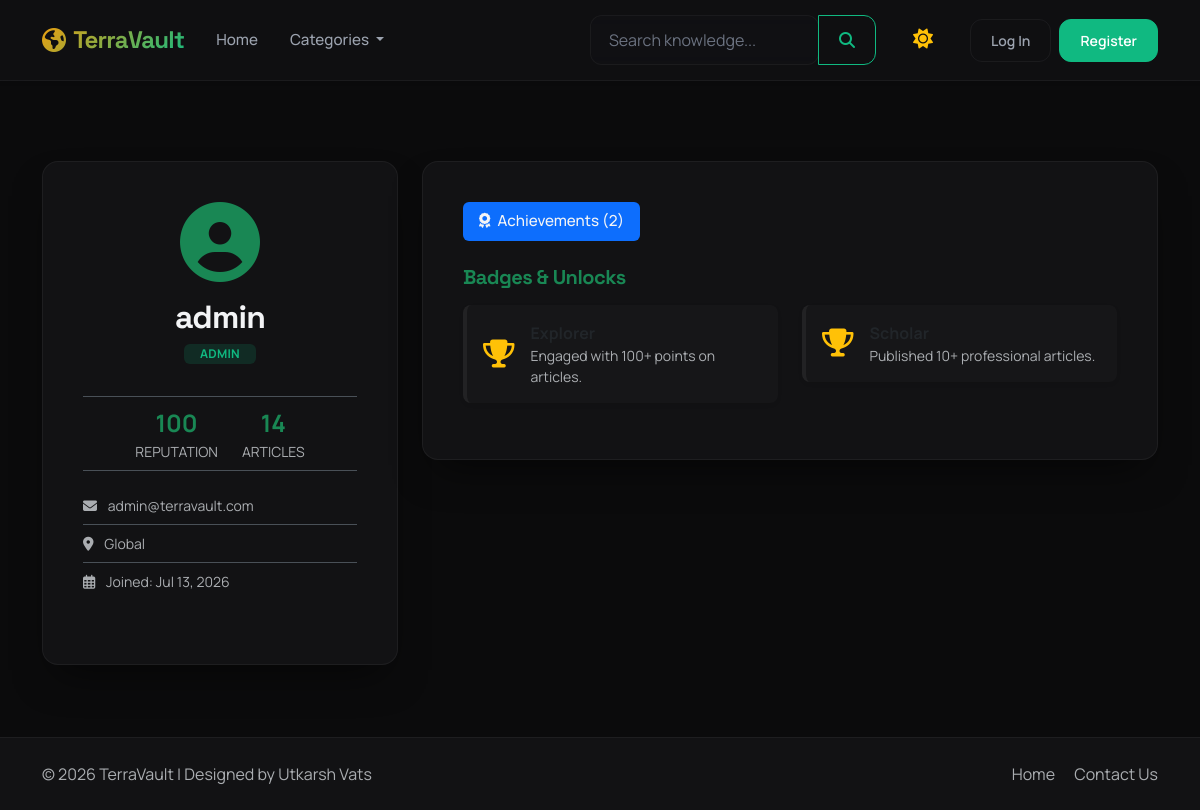
The app's page /auth/profile/admin with its own data.
### app/models/user.py (models this page shows, shortened)
class User(db.Model, UserMixin):
    __tablename__ = 'users'
    id = db.Column(db.Integer, primary_key=True)
    username = db.Column(db.String(80), unique=True, nullable=False, index=True)
    email = db.Column(db.String(120), unique=True, nullable=False, index=True)
    password_hash = db.Column(db.String(255), nullable=False)
    role_id = db.Column(db.Integer, db.ForeignKey('roles.id'), nullable=False)
    is_verified = db.Column(db.Boolean, default=False)
    reputation = db.Column(db.Integer, default=0)
    created_at = db.Column(db.DateTime, default=datetime.utcnow)
    profile = db.relationship('Profile', backref='user', uselist=False, cascade="all, delete-orphan")
    articles = db.relationship('Article', backref='author', lazy=True)
    versions = db.relationship('ArticleVersion', backref='editor', lazy=True)
    bookmarks = db.relationship('Bookmark', backref='user', cascade="all, delete-orphan", lazy=True)
    reading_history = db.relationship('ReadingHistory', backref='user', cascade="all, delete-orphan", lazy=True)
    drafts = db.relationship('Draft', backref='author', cascade="all, delete-orphan", lazy=True)

class Role(db.Model):
    __tablename__ = 'roles'
    id = db.Column(db.Integer, primary_key=True)
    name = db.Column(db.String(50), unique=True, nullable=False)
    description = db.Column(db.String(255))
    users = db.relationship('User', backref='role', lazy=True)

class Profile(db.Model):
    __tablename__ = 'profiles'
    id = db.Column(db.Integer, primary_key=True)
    user_id = db.Column(db.Integer, db.ForeignKey('users.id', ondelete='CASCADE'), nullable=False, unique=True)
    avatar = db.Column(db.String(255), default='default_avatar.jpg')
    bio = db.Column(db.Text)
    location = db.Column(db.String(100))
    website = db.Column(db.String(255))
    joined_at = db.Column(db.DateTime, default=datetime.utcnow)

### app/blueprints/auth/routes.py (the view)
@auth_bp.route('/profile/<username>')
def profile(username):
    user = User.query.filter_by(username=username).first_or_404()
    bookmarks = []
    history = []
    if current_user.is_authenticated and current_user.id == user.id:
        bookmarks = WikiService.get_user_bookmarks(user.id)
        history = WikiService.get_reading_history(user.id)
    achievements = []
    if user.reputation >= 1000:
        achievements.append({'name': 'Legend', 'desc': 'Attained 1,000+ reputation points.'})
    if user.reputation >= 100:
        achievements.append({'name': 'Explorer', 'desc': 'Engaged with 100+ points on articles.'})
    if len(user.articles) >= 10:
        achievements.append({'name': 'Scholar', 'desc': 'Published 10+ professional articles.'})
    elif len(user.articles) >= 1:
        achievements.append({'name': 'Contributor', 'desc': 'Published your first encyclopedia article.'})
    return render_template('auth/profile.html', user=user, bookmarks=bookmarks,
                           history=history, achievements=achievements)

### app/__init__.py (called while the page is built)
def register_context_processors(app):
    @app.template_filter('datetimeformat')
    def datetimeformat(value, format='%b %d, %Y'):
        if value is None:
            return ""
        return value.strftime(format)
    from app.models.article import Category
    @app.context_processor
    def inject_categories():
        try:
            categories = Category.query.all()
        except Exception:
            categories = []
        return dict(nav_categories=categories)

### templates/auth/profile.html (shortened to what this page needs)
{% extends "base.html" %}
{% block content %}
<div class="container my-5">
  <div class="row">
    <div class="col-lg-4 mb-4">
      <div class="card shadow-sm border-0 rounded-4 p-4 text-center bg-white">
        <div class="card-body">
          <div class="mb-3">
            <i class="fa-solid fa-circle-user text-success display-1"></i>
          </div>
          <h2 class="fw-bold mb-1">{{ user.username }}</h2>
          <span class="badge bg-success-subtle text-success px-3 py-1 text-uppercase mb-3 fw-bold">{{ user.role.name }}</span>
          <div class="d-flex justify-content-center gap-4 my-3 py-2 border-top border-bottom">
            <div>
              <div class="fw-bold text-success fs-4">{{ user.reputation }}</div>
              <div class="small text-muted text-uppercase">Reputation</div>
            </div>
            <div>
              <div class="fw-bold text-success fs-4">{{ user.articles|length }}</div>
              <div class="small text-muted text-uppercase">Articles</div>
            </div>
          </div>
          <ul class="list-group list-group-flush text-start small mb-4">
            <li class="list-group-item bg-transparent px-0 text-muted"><i class="fa-solid fa-envelope me-2"></i> {{ user.email }}</li>
            {% if user.profile.location %}
              <li class="list-group-item bg-transparent px-0 text-muted"><i class="fa-solid fa-location-dot me-2"></i> {{ user.profile.location }}</li>
            {% endif %}
            <li class="list-group-item bg-transparent px-0 text-muted"><i class="fa-regular fa-calendar-days me-2"></i> Joined: {{ user.profile.joined_at|datetimeformat }}</li>
          </ul>
        </div>
      </div>
    </div>
    <div class="col-lg-8">
      <div class="card shadow-sm border-0 rounded-4 p-4 bg-white">
        <div class="card-body">
          <ul class="nav nav-pills mb-4" id="profileTabs" role="tablist">
            <li class="nav-item" role="presentation">
              <button class="nav-link active btn-sm" id="achievements-tab" data-bs-toggle="pill" data-bs-target="#achievements" type="button" role="tab" aria-controls="achievements" aria-selected="true">
                <i class="fa-solid fa-award me-1"></i> Achievements ({{ achievements|length }})
              </button>
            </li>
          </ul>
          <div class="tab-content" id="profileTabsContent">
            <div class="tab-pane fade show active" id="achievements" role="tabpanel" aria-labelledby="achievements-tab">
              <h3 class="h5 fw-bold mb-3 text-success">Badges & Unlocks</h3>
              <div class="row">
                {% for badge in achievements %}
                  <div class="col-md-6 mb-3">
                    <div class="d-flex align-items-center p-3 bg-light rounded-3 border-start border-warning border-4 shadow-sm">
                      <i class="fa-solid fa-trophy text-warning fs-3 me-3"></i>
                      <div>
                        <div class="fw-bold text-dark">{{ badge.name }}</div>
                        <div class="small text-muted">{{ badge.desc }}</div>
                      </div>
                    </div>
                  </div>
                {% else %}
                  <div class="col-12 py-4 text-center text-muted">
                    <i class="fa-solid fa-award fs-1 mb-2"></i>
                    <p>No badges unlocked yet. Increase your reputation by contributing content.</p>
                  </div>
                {% endfor %}
              </div>
            </div>
          </div>
        </div>
      </div>
    </div>
  </div>
</div>
{% endblock %}

### static/home.css (style rules this page uses)
:root { --font-headers: 'Space Grotesk', system-ui, -apple-system, sans-serif; --font-body: 'Manrope', system-ui, -apple-system, sans-serif; --font-mono: 'SFMono-Regular', Consolas, 'Liberation Mono', Menlo, monospace; --emerald-primary: #10b981; --emerald-hover: #059669; --emerald-glow: rgba(16, 185, 129, 0.15); --gold-primary: #f59e0b; --gold-hover: #d97706; --gold-glow: rgba(245, 158, 11, 0.15); --blue-primary: #3b82f6; --blue-hover: #2563eb; --slate-charcoal: #111827; --transition-smooth: all 0.3s cubic-bezier(0.16, 1, 0.3, 1); --transition-fast: all 0.15s cubic-bezier(0.16, 1, 0.3, 1); --radius-lg: 16px; --radius-md: 12px; --radius-sm: 8px; }
[data-bs-theme="dark"] { --bg-base: #0b0b0c; --bg-surface: #121214; --bg-glass: rgba(18, 18, 20, 0.7); --border-glass: rgba(255, 255, 255, 0.05); --border-glass-hover: rgba(255, 255, 255, 0.12); --text-primary: #f3f4f6; --text-secondary: #9ca3af; --text-muted: #6b7280; --shadow-cinematic: 0 20px 40px -15px rgba(0, 0, 0, 0.6); --shadow-glow: 0 0 20px 0 rgba(16, 185, 129, 0.1); --hero-gradient: radial-gradient(circle at top, #0f2416 0%, #0b0b0c 100%); --hero-overlay: linear-gradient(to bottom, rgba(11, 11, 12, 0.3), #0b0b0c); }
body { font-family: var(--font-body); background: var(--bg-base) !important; color: var(--text-primary); transition: var(--transition-smooth); min-height: 100vh; display: flex; flex-direction: column; overflow-x: hidden; -webkit-font-smoothing: antialiased; }
h1, h2, h3, h4, h5, h6 { font-family: var(--font-headers); font-weight: 700; letter-spacing: -0.025em; color: var(--text-primary); }
.nav-link { font-weight: 500; color: var(--text-secondary) !important; font-size: 0.95rem; padding: 8px 16px !important; border-radius: var(--radius-sm); transition: var(--transition-fast); }
.nav-link:hover, .nav-link.active { color: var(--text-primary) !important; background: rgba(255, 255, 255, 0.04); }
.tv-card, .card { background: var(--bg-surface) !important; border: 1px solid var(--border-glass) !important; border-radius: var(--radius-lg) !important; box-shadow: var(--shadow-cinematic) !important; overflow: hidden; transition: var(--transition-smooth) !important; }
.badge { font-weight: 600; letter-spacing: 0.02em; padding: 6px 12px; border-radius: 6px; }
.bg-success-subtle { background-color: var(--emerald-glow) !important; color: var(--emerald-primary) !important; }
[data-bs-theme="dark"] .bg-white { background-color: var(--bg-surface) !important; color: var(--text-primary) !important; border-color: var(--border-glass) !important; }
[data-bs-theme="dark"] .bg-light { background-color: rgba(255, 255, 255, 0.02) !important; color: var(--text-secondary) !important; border-color: var(--border-glass) !important; }
[data-bs-theme="dark"] .card.bg-white { background-color: var(--bg-surface) !important; border-color: var(--border-glass) !important; }
[data-bs-theme="dark"] .card { background-color: var(--bg-surface) !important; border-color: var(--border-glass) !important; }

### records on screen
User: username "admin", reputation "100", email "admin@terravault.com"
Role: role.name "ADMIN"
Profile: profile.location "Global", profile.joined_at "Jul 13, 2026"

### other values on screen
{{ user.articles|length }} "14"
{{ achievements|length }} "2"
{{ badge.desc }} "Engaged with 100+ points on articles." "Published 10+ professional articles."
